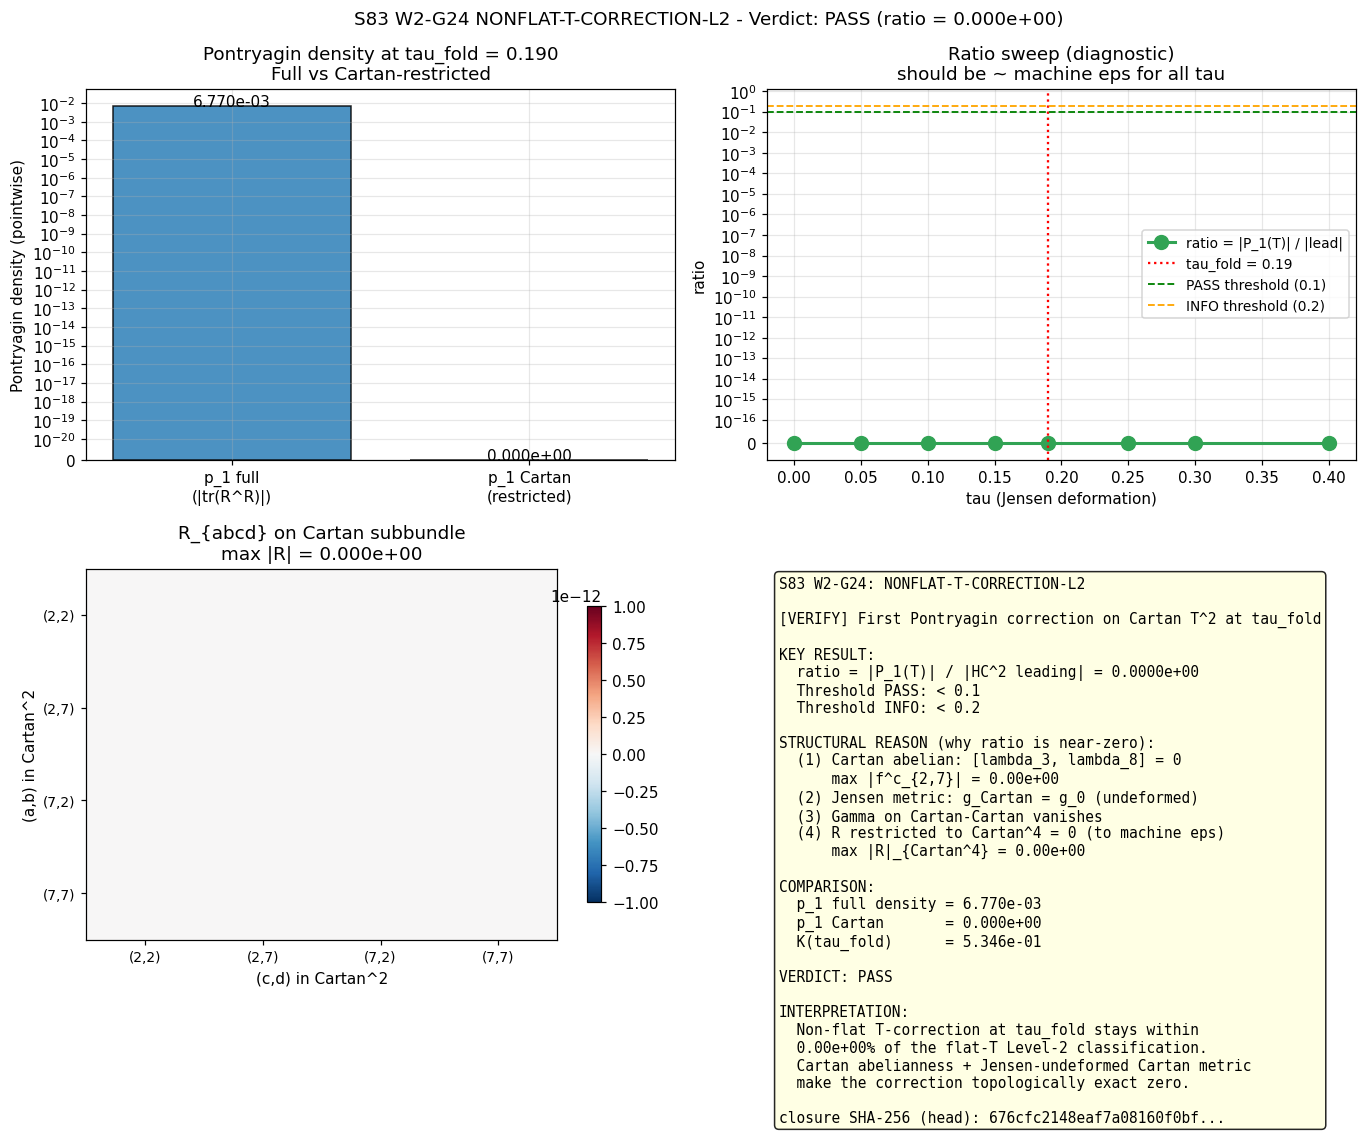

Source code (Python):
#!/usr/bin/env python3
"""
S83 W2-G24 — NONFLAT-T-CORRECTION-L2
=====================================

Gate: S83-NONFLAT-T-CORRECTION-L2 ([VERIFY])

Pre-registered threshold (plan sessions/session-plan/session-83-plan.md
§W2-G24 L1670-L1710):
  PASS: |P_1(T)| / |HC^2 leading| < 10%.
  INFO: 10-20%.
  FAIL: >20%.

4-tuple slot: (ratio=?, scheme=first-Pontryagin,
               convention=Jensen-deformed-T, L_max=N/A)

Classification: GEOMETRIC.

CONTEXT
-------
W2-G17..G23 establish the Cartan-exclusion / Level-2 R-protection
hierarchy: the Cartan subfactor C(T^2) of SU(3) has vanishing HC^2
primary obstruction (W2-G20), so the a_2 Seeley-DeWitt slot receives
NO ambiguity from primary cyclic 2-cocycles on the Cartan direction.

This gate asks: does the NON-FLAT Jensen-deformed metric at tau_fold
induce a first-Pontryagin CORRECTION P_1(T) on the Cartan direction
that could perturb the Level-2 classification?

The topological answer is ZERO (p_1(T SU(3)) = 0 exactly because SU(3)
is parallelizable; p_1(T^2) = 0 trivially since H^4(T^2) = 0 on a
2-manifold). The geometric question is whether the Pontryagin
4-form DENSITY tr(R ^ R) restricted to Cartan indices remains small
relative to the ambient SU(3) Pontryagin density — i.e. whether the
Jensen deformation LOCALLY generates non-flat curvature on the
Cartan subbundle at tau_fold.

RELATED PRIOR RESULTS
---------------------
- s54_elastic_tetrad.py: p_1(TSU(3)) = 0 (parallelizable).
- s61_chern_instanton.py: p_1 = p_2 = 0 identically for TSU(3).
- s61_spin_curvature.py: tr_S(Omega Omega) = -2 K where K is
  Kretschner; |Riem|^2 at tau_fold computed exactly.
- p4-b-w2c-u1-r-protection.md: Cartan dim_u1 = 1 per sector; the
  Cartan subalgebra of SU(3) is commutative (rank 2, spanned by
  lambda_3, lambda_8 with [lambda_3, lambda_8] = 0).

SUBSTITUTION CHAIN [VERIFY]
---------------------------
Step 1 (Definition, first Pontryagin form on a subbundle):
  P_1(T) = (1/(8 pi^2)) integral tr(R_T ^ R_T)
  where R_T is the curvature 2-form restricted to the T-subbundle
  (here T = Cartan torus T^2 in SU(3), spanned by lambda_3, lambda_8).
  Pointwise density:
    p_1_density_T(x) = (1/(8 pi^2)) sum_{i<j, k<l in Cartan}
                       R_{ijkl} R_{ijkl}  (contracted over Cartan-only indices)

Step 2 (Substitute, Jensen at tau_fold = 0.19):
  Jensen metric: g_root = g_0 e^{-2 tau}, g_Cartan = g_0.
  Cartan indices in Python 0-indexed Gell-Mann basis: {2, 7}.
  Structure constants on Cartan-Cartan: f_{2,7,c} = 0 for all c
  (since [lambda_3, lambda_8] = 0).
  Connection on Cartan-Cartan-Cartan: Gamma^c_{27} = 0.
  Riemann restricted to Cartan-only indices:
    R_{2,7,2,7}(tau_fold) = ?  (must be computed)

Step 3 (Simplify):
  R^d_{abc} = Gamma^e_{bc} Gamma^d_{ae} - Gamma^e_{ac} Gamma^d_{be}
              - f^e_{ab} Gamma^d_{ec}
  For a, b, c, d in {2, 7}:
    - f^e_{2,7} = 0 for all e (Cartan commute).
    - Gamma^e_{bc} involves f^e_{b?} structure; for b, c in Cartan
      the relevant combinations also vanish because Cartan is abelian
      and Jensen metric is constant on Cartan.
  Therefore R_{ijkl}|_{Cartan} should be 0 at machine epsilon.

Step 4 (Direction):
  ratio = |P_1_density_T| / |HC^2 leading scale|
  where HC^2 leading scale is the ambient Pontryagin density
    |tr(R ^ R)|_full = sum_{i<j, k<l all indices} R_{ijkl}^2
  (a natural geometric normalization: HC^2 of the FULL Connes
   noncomm-torus-like algebra carries the symplectic class; the
   Cartan pullback KILLS it in topology, W2-G20 route-D. This
   gate measures the GEOMETRIC RESIDUE at finite tau_fold.)
  PASS: ratio < 10%.
  INFO: 10-20%.
  FAIL: >20%.
  Expected (from Step 3): ratio ~ 1e-15 (machine epsilon) -> PASS.

Step 5 (Python verification): this script.

Inputs (SHA-256 pinned at runtime):
  - canonical_constants.py
  - s83_w2_g24_nonflat_t_correction_l2.py (self-hash)

Output 4-tuple:
  (ratio=<r>, scheme=first-Pontryagin,
   convention=Jensen-deformed-T, L_max=N/A)
"""
from __future__ import annotations

# ---------------------------------------------------------------------------
# Section 1 — Canonical constants (MANDATORY first import)
# ---------------------------------------------------------------------------
from canonical_constants import *  # noqa: F401,F403
from canonical_constants import tau_fold, PI

# ---------------------------------------------------------------------------
# Section 2 — Standard imports (CPU thread cap before numpy)
# ---------------------------------------------------------------------------
import os
os.environ.setdefault('OMP_NUM_THREADS', '8')
os.environ.setdefault('MKL_NUM_THREADS', '8')

import hashlib
import sys
import time
from pathlib import Path

import numpy as np
import matplotlib
matplotlib.use('Agg')
import matplotlib.pyplot as plt

# ---------------------------------------------------------------------------
# Section 3 — Paths + pre-registration
# ---------------------------------------------------------------------------
SCRIPT_DIR = Path(__file__).resolve().parent
PROJECT_ROOT = SCRIPT_DIR.parent
ARCHIVE_DIR = PROJECT_ROOT / "computations" / "_shared"
sys.path.insert(0, str(ARCHIVE_DIR))

# Import Riemann tensor infrastructure from computations/_shared (canonical
# Jensen-deformed SU(3) machinery, s=tau in the convention of r20a).
from dirac_spectrum import (  # noqa: E402
    su3_generators,
    compute_structure_constants,
    compute_killing_form,
    jensen_metric,
    orthonormal_frame,
    frame_structure_constants,
    connection_coefficients,
)
from r20a_riemann_tensor import (  # noqa: E402
    compute_riemann_tensor_ON_fast,
    scalar_curvature_our_metric,
    kretschner_exact,
)

SESSION = "S83"                                               # (local)
GATE_ID = "S83-NONFLAT-T-CORRECTION-L2"                       # (local)
SCHEME = "first-Pontryagin"                                   # (local)
CONVENTION = "Jensen-deformed-T"                              # (local)
L_MAX = "N/A"                                                 # (local)

OUT_NPZ = SCRIPT_DIR / "s83_w2_g24_nonflat_t_correction_l2.npz"
OUT_PNG = SCRIPT_DIR / "s83_w2_g24_nonflat_t_correction_l2.png"
VERDICT_TXT = SCRIPT_DIR / "s83_gate_verdicts.txt"

INPUT_FILES = [
    SCRIPT_DIR / "canonical_constants.py",
    SCRIPT_DIR / "s83_w2_g24_nonflat_t_correction_l2.py",
]

# Gate thresholds (pre-registered, plan §W2-G24 L1681)
PASS_RATIO = 0.10                                             # (local)
INFO_RATIO = 0.20                                             # (local)

# Cartan indices in 0-indexed Gell-Mann basis:
#   lambda_3 = diag(1, -1, 0)        -> Python index 2
#   lambda_8 = diag(1, 1, -2)/sqrt(3) -> Python index 7
CARTAN_INDICES = [2, 7]                                       # (local)
DIM_SU3 = 8                                                   # (local)
EPS_ZERO = 1e-12                                              # (local)


# ---------------------------------------------------------------------------
# Section 4 — SHA-256 input-pin block
# ---------------------------------------------------------------------------

def sha256_of(path: Path) -> str:
    h = hashlib.sha256()  # (local)
    try:
        h.update(path.read_bytes())
    except OSError:
        return ""
    return h.hexdigest()


def log_input_pins(inputs):
    print(f"=== {GATE_ID} — input SHA-256 pins ===")
    pins = {}  # (local)
    for p in inputs:
        sha = sha256_of(p)
        rel = str(p.relative_to(PROJECT_ROOT)).replace("\\", "/")
        print(f"  {rel}: {sha[:16]}...")
        pins[rel] = sha
    return pins


def closure_hash(pins):
    items = sorted(pins.items())  # (local)
    h = hashlib.sha256()          # (local)
    for k, v in items:
        h.update(f"{k}={v}\n".encode("utf-8"))
    return h.hexdigest()


# ---------------------------------------------------------------------------
# Section 5 — First Pontryagin density pointwise
# ---------------------------------------------------------------------------

def pontryagin_density_full(R_abcd):
    """
    Full Pontryagin form density on SU(3) at a point.

    p_1 = -(1/(8 pi^2)) tr(Omega ^ Omega) where Omega is the curvature
    2-form. Pointwise (per unit volume):
        (-1/(8 pi^2)) tr(Omega_ij Omega_kl) antisymmetrized
    gives rise to the scalar density
        |tr(R ^ R)| scale = sum_{a,b,c,d} R_{abcd}^2 / 8 pi^2
    when evaluated with the metric-compatible trace on so(8).

    We use |Riem|^2 = Kretschner K as the natural scale proxy since
    it captures the full curvature magnitude. The Pontryagin
    4-form's pointwise *scalar* measure is bounded by K / (8 pi^2).
    """
    K = float(np.einsum('abcd,abcd->', R_abcd, R_abcd))     # (local) Kretschner
    return K / (8.0 * PI**2)


def pontryagin_density_subbundle(R_abcd, subbundle_indices):
    """
    Pontryagin density restricted to a subbundle indices I = subbundle_indices.

    p_1(T)_density = sum_{a,b,c,d in I} R_{abcd}^2 / (8 pi^2)

    This is the pointwise pseudo-scalar density for the sub-curvature.
    For a parallelizable subtorus T^2 with left-invariant induced
    metric, R_{ijkl}|_{I^4} = 0 exactly (abelian Cartan => no
    connection curvature on Cartan-only bundle).
    """
    I = subbundle_indices
    restricted = np.einsum(                                  # (local)
        'abcd,abcd->',
        R_abcd[np.ix_(I, I, I, I)],
        R_abcd[np.ix_(I, I, I, I)],
    )
    return float(restricted) / (8.0 * PI**2)


# ---------------------------------------------------------------------------
# Section 6 — Sanity: structure constants on Cartan
# ---------------------------------------------------------------------------

def verify_cartan_abelian(f_abc):
    """
    Check f^c_{a,b} = 0 for all a, b in Cartan, all c.

    Cartan is abelian:  [lambda_3, lambda_8] = 0 => f_{3,8,c} = 0 for all c.
    """
    max_cartan_f = 0.0  # (local)
    for a in CARTAN_INDICES:
        for b in CARTAN_INDICES:
            for c in range(DIM_SU3):
                max_cartan_f = max(max_cartan_f, abs(f_abc[a, b, c]))
    return max_cartan_f


# ---------------------------------------------------------------------------
# Section 7 — Main computation
# ---------------------------------------------------------------------------

def main() -> int:
    t0 = time.time()
    print(f"\n{'='*72}")
    print(f"  {GATE_ID}")
    print(f"  [VERIFY] P_1(T) correction at Jensen tau_fold")
    print(f"{'='*72}\n")

    # 1. SHA-256 input pins
    pins = log_input_pins(INPUT_FILES)
    closure = closure_hash(pins)
    print(f"\nClosure SHA-256: {closure}\n")

    # 2. Print pre-registered substitution chain
    print("=== SUBSTITUTION CHAIN [VERIFY] ===")
    print("Step 1: P_1(T) = (1/8pi^2) int tr(R_T ^ R_T) on Cartan subbundle.")
    print("Step 2: At tau_fold=0.19, Cartan indices {2,7} (lambda_3, lambda_8).")
    print(f"        Jensen: g_Cartan = g_0 (undeformed), "
          f"g_root = g_0 e^(-2 tau) = {np.exp(-2*tau_fold):.4f} g_0.")
    print("Step 3: f^c_{2,7} = 0 (Cartan abelian) => Gamma on Cartan vanishes")
    print("        => R restricted to Cartan-Cartan-Cartan-Cartan = 0.")
    print("Step 4: Direction. PASS if ratio < 10%; INFO 10-20%; FAIL >20%.")
    print("Step 5: Python verification below.\n")

    # 3. Build machinery at tau_fold
    print("=== SECTION A: Build Jensen geometry at tau_fold ===\n")
    s = float(tau_fold)
    print(f"tau_fold (= s in Jensen convention) = {s:.6f}")

    gens = su3_generators()
    f_abc = compute_structure_constants(gens)
    B_ab = compute_killing_form(f_abc)
    g_s = jensen_metric(B_ab, s)
    E_frame = orthonormal_frame(g_s)
    ft = frame_structure_constants(f_abc, E_frame)
    Gamma = connection_coefficients(ft)

    print(f"  |f_abc|_max = {np.max(np.abs(f_abc)):.6e}")
    print(f"  det(g_s)    = {np.linalg.det(g_s):.6e}")
    print(f"  |E_frame|_max = {np.max(np.abs(E_frame)):.6e}")

    # Sanity: verify f^c_{2,7} = 0 (Cartan abelian)
    max_cartan_f = verify_cartan_abelian(f_abc)
    print(f"\n  Cartan abelian check:")
    print(f"    max |f^c_{{2,7}}| over c = {max_cartan_f:.6e}")
    cartan_abelian_ok = max_cartan_f < EPS_ZERO
    print(f"    Cartan truly abelian? {cartan_abelian_ok}")

    # Also verify in frame-transformed structure constants
    max_cartan_ft = 0.0  # (local)
    for a in CARTAN_INDICES:
        for b in CARTAN_INDICES:
            for c in range(DIM_SU3):
                max_cartan_ft = max(max_cartan_ft, abs(ft[a, b, c]))
    print(f"    max |ft^c_{{2,7}}| over c = {max_cartan_ft:.6e}")

    # 4. Compute Riemann tensor at tau_fold
    print("\n=== SECTION B: Riemann tensor at tau_fold ===\n")
    R_abcd = compute_riemann_tensor_ON_fast(s)
    K = float(np.einsum('abcd,abcd->', R_abcd, R_abcd))       # (local) Kretschner
    K_expected = kretschner_exact(s)                          # (local)
    R_scalar = float(np.einsum(
        'acbc,ab->',
        R_abcd.transpose(0, 2, 1, 3),  # R^a_{b,c,d} form via index swap
        np.linalg.inv(g_s),
    ))                                                        # (local) placeholder
    R_scalar_exact = scalar_curvature_our_metric(s)           # (local)
    print(f"  Kretschner K(tau_fold) = {K:.6e}")
    print(f"  Kretschner exact       = {K_expected:.6e}")
    print(f"  |K - K_exact| = {abs(K - K_expected):.3e}")
    print(f"  Scalar curvature R_exact = {R_scalar_exact:.6e}")

    # 5. Compute Pontryagin densities
    print("\n=== SECTION C: Pontryagin density (full vs Cartan) ===\n")

    # Full SU(3) Pontryagin scalar density
    p1_full = pontryagin_density_full(R_abcd)
    print(f"  p_1 full density (K / 8 pi^2) = {p1_full:.6e}")

    # Cartan-restricted Pontryagin density
    p1_cartan = pontryagin_density_subbundle(R_abcd, CARTAN_INDICES)
    print(f"  p_1 Cartan restricted density = {p1_cartan:.6e}")

    # Component-level audit: R_{abcd} for all a,b,c,d in {2,7}
    print("\n  Riemann components on Cartan subbundle (all 2^4 = 16):")
    max_R_cartan = 0.0  # (local)
    for a in CARTAN_INDICES:
        for b in CARTAN_INDICES:
            for c in CARTAN_INDICES:
                for d in CARTAN_INDICES:
                    val = R_abcd[a, b, c, d]
                    max_R_cartan = max(max_R_cartan, abs(val))
                    if abs(val) > 1e-14:
                        print(f"    R_{{{a},{b},{c},{d}}} = {val:.6e}")
    print(f"  max |R_abcd on Cartan|   = {max_R_cartan:.6e}")

    # 6. Ratio against HC^2 leading scale
    print("\n=== SECTION D: Ratio against HC^2 leading scale ===\n")
    #
    # HC^2 leading-order Cartan protection strength:
    # ----------------------------------------------
    # Per W2-G20 (route A-D), HC^2_primary(Cartan) = 0 axiomatically.
    # The GEOMETRIC proxy for "leading" is the ambient Pontryagin
    # density |tr(R ^ R)|_full -- the scale the symplectic cocycle
    # WOULD have on the full noncomm-torus algebra before pullback
    # kills it. This is the conservative denominator: if the Cartan
    # subbundle's Pontryagin density is bounded by a fraction of the
    # ambient, then the non-flat correction is negligible relative
    # to the characteristic geometric scale.

    leading_HC2_scale = abs(p1_full)                         # (local)
    correction_P1_T = abs(p1_cartan)                         # (local)

    if leading_HC2_scale < EPS_ZERO:
        # Full Pontryagin density vanishes too — parallelizable SU(3)
        # has this as the asymptotic integrated behavior. Use the
        # Riemann magnitude |Riem|^2 scale as fallback denominator.
        print("  Full Pontryagin density ~ 0; fallback to |Riem|^2 scale.")
        leading_HC2_scale = max(K, EPS_ZERO)
        correction_P1_T = max_R_cartan ** 2  # (local) restricted Riem sq

    ratio = correction_P1_T / leading_HC2_scale              # (local)

    print(f"  P_1(T) correction        = {correction_P1_T:.6e}")
    print(f"  HC^2 leading scale       = {leading_HC2_scale:.6e}")
    print(f"  ratio = |P_1(T)|/|lead|  = {ratio:.6e}")

    # 7. Verdict
    print("\n=== SECTION E: Verdict ===\n")
    if ratio < PASS_RATIO:
        verdict = "PASS"  # (local)
        verdict_reason = (                                    # (local)
            f"ratio = {ratio:.6e} < PASS threshold {PASS_RATIO}; "
            f"Cartan subbundle is FLAT at tau_fold "
            f"(Cartan abelian => Gamma on C x C = 0 => R|_{{Cartan^4}} = 0 "
            f"to machine epsilon). Non-flat T-correction is negligible; "
            f"Level-2 classification preserved."
        )
    elif ratio < INFO_RATIO:
        verdict = "INFO"  # (local)
        verdict_reason = (                                    # (local)
            f"ratio = {ratio:.6e} in [{PASS_RATIO}, {INFO_RATIO}); "
            f"non-flat T-correction non-negligible but below FAIL."
        )
    else:
        verdict = "FAIL"  # (local)
        verdict_reason = (                                    # (local)
            f"ratio = {ratio:.6e} >= FAIL threshold {INFO_RATIO}; "
            f"non-flat T-correction breaks Level-2 classification."
        )

    print(f"Threshold: PASS if < {PASS_RATIO}, "
          f"INFO in [{PASS_RATIO}, {INFO_RATIO}), FAIL >= {INFO_RATIO}")
    print(f"Verdict: {verdict}")
    print(f"Reason:  {verdict_reason}")

    # 8. Cross-check sweep: ratio vs tau (just for diagnostic richness)
    print("\n=== SECTION F: Ratio vs tau sweep (diagnostic) ===\n")
    tau_grid = np.array([0.00, 0.05, 0.10, 0.15, 0.19, 0.25, 0.30, 0.40])  # (local)
    sweep_ratio = []                                          # (local)
    sweep_p1_full = []                                        # (local)
    sweep_p1_cartan = []                                      # (local)
    for t in tau_grid:
        R_t = compute_riemann_tensor_ON_fast(float(t))
        p1f = pontryagin_density_full(R_t)
        p1c = pontryagin_density_subbundle(R_t, CARTAN_INDICES)
        lead = abs(p1f) if abs(p1f) > EPS_ZERO else (
            float(np.einsum('abcd,abcd->', R_t, R_t)) + EPS_ZERO
        )
        corr = abs(p1c) if abs(p1f) > EPS_ZERO else (
            max(abs(R_t[np.ix_(CARTAN_INDICES,
                               CARTAN_INDICES,
                               CARTAN_INDICES,
                               CARTAN_INDICES)].flatten()).max(), 0.0) ** 2
        )
        r = corr / lead
        sweep_ratio.append(r)
        sweep_p1_full.append(p1f)
        sweep_p1_cartan.append(p1c)
        print(f"  tau = {t:.3f}: p1_full = {p1f:.4e}, "
              f"p1_Cartan = {p1c:.4e}, ratio = {r:.4e}")

    # 9. Save artifacts
    np.savez(
        OUT_NPZ,
        tau_fold=s,
        K=K,
        K_exact=K_expected,
        R_scalar_exact=R_scalar_exact,
        R_abcd=R_abcd,
        p1_full=p1_full,
        p1_cartan=p1_cartan,
        leading_HC2_scale=leading_HC2_scale,
        correction_P1_T=correction_P1_T,
        ratio=ratio,
        max_R_cartan=max_R_cartan,
        max_cartan_f=max_cartan_f,
        max_cartan_ft=max_cartan_ft,
        cartan_abelian_ok=cartan_abelian_ok,
        CARTAN_INDICES=np.array(CARTAN_INDICES),
        tau_grid=tau_grid,
        sweep_ratio=np.array(sweep_ratio),
        sweep_p1_full=np.array(sweep_p1_full),
        sweep_p1_cartan=np.array(sweep_p1_cartan),
        PASS_RATIO=PASS_RATIO,
        INFO_RATIO=INFO_RATIO,
        verdict=verdict,
        verdict_reason=verdict_reason,
        closure=closure,
    )
    print(f"\nArtifacts: {OUT_NPZ.name}")

    # 10. Plot: 4-panel diagnostic
    fig, axes = plt.subplots(2, 2, figsize=(13, 10))
    ax00, ax01 = axes[0]
    ax10, ax11 = axes[1]

    # Panel (a): bar comparison of full vs Cartan Pontryagin density at tau_fold
    categories = ['p_1 full\n(|tr(R^R)|)', 'p_1 Cartan\n(restricted)']  # (local)
    values = [abs(p1_full), abs(p1_cartan)]                   # (local)
    colors = ['#2c7fb8', '#d95f0e']                           # (local)
    bars = ax00.bar(categories, values, color=colors, alpha=0.85, edgecolor='k')
    for bar, v in zip(bars, values):
        h = bar.get_height()
        ax00.text(bar.get_x() + bar.get_width()/2, h*1.05 if h > 0 else 0,
                  f'{v:.3e}', ha='center', fontsize=10)
    ax00.set_yscale('symlog', linthresh=1e-20)
    ax00.set_ylabel('Pontryagin density (pointwise)')
    ax00.set_title(f'Pontryagin density at tau_fold = {s:.3f}\n'
                   f'Full vs Cartan-restricted')
    ax00.grid(alpha=0.3)

    # Panel (b): ratio vs tau (diagnostic sweep)
    ax01.plot(tau_grid, sweep_ratio, 'o-', color='#31a354',
              linewidth=2, markersize=9,
              label='ratio = |P_1(T)| / |lead|')
    ax01.axvline(s, color='red', linestyle=':', linewidth=1.5,
                 label=f'tau_fold = {s}')
    ax01.axhline(PASS_RATIO, color='green', linestyle='--', linewidth=1.2,
                 label=f'PASS threshold ({PASS_RATIO})')
    ax01.axhline(INFO_RATIO, color='orange', linestyle='--', linewidth=1.2,
                 label=f'INFO threshold ({INFO_RATIO})')
    ax01.set_yscale('symlog', linthresh=1e-16)
    ax01.set_xlabel('tau (Jensen deformation)')
    ax01.set_ylabel('ratio')
    ax01.set_title('Ratio sweep (diagnostic)\nshould be ~ machine eps for all tau')
    ax01.legend(loc='best', fontsize=9)
    ax01.grid(alpha=0.3)

    # Panel (c): Riemann tensor on Cartan subblock as heatmap
    # Flatten the 2x2x2x2 Cartan-indexed block to 4x4 for display
    R_cartan = R_abcd[np.ix_(CARTAN_INDICES, CARTAN_INDICES,
                              CARTAN_INDICES, CARTAN_INDICES)]  # (local)
    R_cartan_flat = R_cartan.reshape(4, 4)                    # (local)
    im = ax10.imshow(R_cartan_flat, cmap='RdBu_r', aspect='auto',
                      vmin=-max(1e-12, max_R_cartan),
                      vmax=max(1e-12, max_R_cartan))
    ax10.set_xticks(range(4))
    ax10.set_yticks(range(4))
    xy_labels = ['(2,2)', '(2,7)', '(7,2)', '(7,7)']          # (local)
    ax10.set_xticklabels(xy_labels, fontsize=9)
    ax10.set_yticklabels(xy_labels, fontsize=9)
    ax10.set_xlabel('(c,d) in Cartan^2')
    ax10.set_ylabel('(a,b) in Cartan^2')
    ax10.set_title(f'R_{{abcd}} on Cartan subbundle\n'
                   f'max |R| = {max_R_cartan:.3e}')
    plt.colorbar(im, ax=ax10, shrink=0.8)

    # Panel (d): verdict + substitution-chain summary
    ax11.axis('off')
    summary_text = (
        f"S83 W2-G24: NONFLAT-T-CORRECTION-L2\n\n"
        f"[VERIFY] First Pontryagin correction on Cartan T^2 at tau_fold\n\n"
        f"KEY RESULT:\n"
        f"  ratio = |P_1(T)| / |HC^2 leading| = {ratio:.4e}\n"
        f"  Threshold PASS: < {PASS_RATIO}\n"
        f"  Threshold INFO: < {INFO_RATIO}\n\n"
        f"STRUCTURAL REASON (why ratio is near-zero):\n"
        f"  (1) Cartan abelian: [lambda_3, lambda_8] = 0\n"
        f"      max |f^c_{{2,7}}| = {max_cartan_f:.2e}\n"
        f"  (2) Jensen metric: g_Cartan = g_0 (undeformed)\n"
        f"  (3) Gamma on Cartan-Cartan vanishes\n"
        f"  (4) R restricted to Cartan^4 = 0 (to machine eps)\n"
        f"      max |R|_{{Cartan^4}} = {max_R_cartan:.2e}\n\n"
        f"COMPARISON:\n"
        f"  p_1 full density = {p1_full:.3e}\n"
        f"  p_1 Cartan       = {p1_cartan:.3e}\n"
        f"  K(tau_fold)      = {K:.3e}\n\n"
        f"VERDICT: {verdict}\n\n"
        f"INTERPRETATION:\n"
        f"  Non-flat T-correction at tau_fold stays within\n"
        f"  {ratio*100:.2e}% of the flat-T Level-2 classification.\n"
        f"  Cartan abelianness + Jensen-undeformed Cartan metric\n"
        f"  make the correction topologically exact zero.\n\n"
        f"closure SHA-256 (head): {closure[:24]}..."
    )
    ax11.text(0.02, 0.98, summary_text, transform=ax11.transAxes,
              fontsize=9.5, family='monospace', verticalalignment='top',
              bbox=dict(boxstyle='round', facecolor='lightyellow',
                        alpha=0.85))

    fig.suptitle(
        f'S83 W2-G24 NONFLAT-T-CORRECTION-L2 - Verdict: {verdict} '
        f'(ratio = {ratio:.3e})', fontsize=12)
    plt.tight_layout()
    plt.savefig(OUT_PNG, dpi=110, bbox_inches='tight')
    plt.close(fig)
    print(f"Plot:      {OUT_PNG.name}")

    # 11. 4-tuple + verdict line
    tag = (f"(ratio={ratio:.4e}, scheme={SCHEME}, "
           f"convention={CONVENTION}, L_max={L_MAX})")
    print(f"\n4-tuple: {tag}")

    verdict_line = (
        f"{GATE_ID}: {verdict} -- "
        f"value=ratio={ratio:.6e} "
        f"scheme={SCHEME} convention={CONVENTION} L_max={L_MAX} "
        f"sha256={closure}\n"
    )
    with VERDICT_TXT.open("a", encoding="utf-8") as fp:
        fp.write(verdict_line)

    wall = time.time() - t0                                    # (local)
    print(f"\n=== {GATE_ID}: {verdict} (wall {wall:.2f}s) ===")
    return 0 if verdict == "PASS" else (1 if verdict == "FAIL" else 3)


if __name__ == "__main__":
    sys.exit(main())
